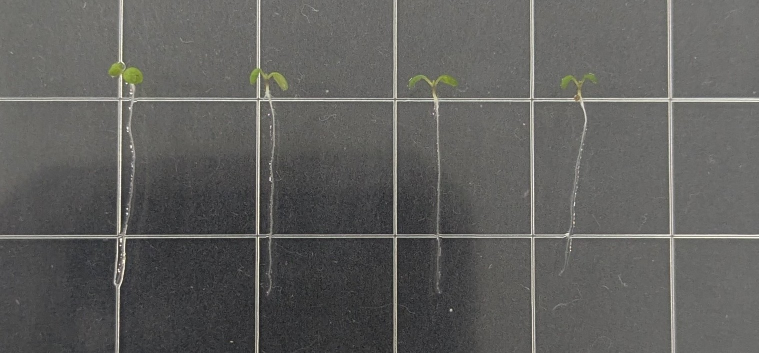
#> input picture before.jpg, 1517 x 706 px (shown at 1/2 size)
$ python analyze_petri_dish.py
#> lines starting #> are read from the running program, lines starting #| are printed output that depends on the picture; after the words box and inside, x2 and y2 are one past the last pixel; in counts of white or black regions, pixels touching at a corner belong together
#> in analyze_petri_dish_save_result, img_before is the input picture: shape (706, 1517, 3); mean B, G, R 93.3, 95.4, 95.8
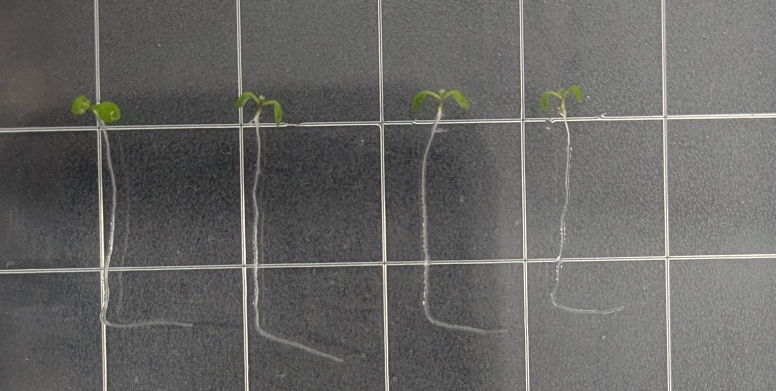
#> input picture after.jpg, 1552 x 781 px (shown at 1/2 size)
#> in analyze_petri_dish_save_result, img_after is the input picture: shape (781, 1552, 3); mean B, G, R 100.5, 102.5, 103
import cv2
import matplotlib.pyplot as plt
import numpy as np


def align_images(img_ref, img_target):
    """
    位置・サイズ・角度合わせ (AKAZE)
    """
    gray_ref = cv2.cvtColor(img_ref, cv2.COLOR_BGR2GRAY)
    gray_target = cv2.cvtColor(img_target, cv2.COLOR_BGR2GRAY)

    akaze = cv2.AKAZE_create()
    kp1, des1 = akaze.detectAndCompute(gray_ref, None)
#> kp1 = 648 keypoints; strongest (x, y, size): (902, 620, 4.8), (254, 427, 4.8), (247, 522, 8.1), (262, 293, 4.8)
    kp2, des2 = akaze.detectAndCompute(gray_target, None)
#> kp2 = 949 keypoints; strongest (x, y, size): (851, 527, 8.1), (847, 605, 5.7), (488, 538, 5.7), (851, 525, 11.4)

    bf = cv2.BFMatcher(cv2.NORM_HAMMING, crossCheck=True)
    matches = bf.match(des1, des2)
#> matches = 220 matches
    matches = sorted(matches, key=lambda x: x.distance)

    # 精度確保のため上位15%を利用
    good_matches = matches[:int(len(matches) * 0.15)]
#> good_matches = 33 matches

    if len(good_matches) < 4:
        h, w = img_ref.shape[:2]
        return cv2.resize(img_target, (w, h))

    src_pts = np.float32([kp2[m.trainIdx].pt for m in good_matches]).reshape(-1, 1, 2)
#> src_pts = 33 rows, first 8: [1321, 226], [1043.1, 514.1], [1321.5, 243], [860.7, 532.6], [1337.6, 225.5], [1323.7, 234.6], [763, 238.6], [1316.2, 221.6]
    dst_pts = np.float32([kp1[m.queryIdx].pt for m in good_matches]).reshape(-1, 1, 2)
#> dst_pts = 33 rows, first 8: [1331.7, 190.8], [783, 192], [1332, 207.4], [1334.5, 463.8], [1348.7, 190.8], [1337.4, 471.9], [1348, 199.1], [1326.5, 186.5]
    M, _ = cv2.findHomography(src_pts, dst_pts, cv2.RANSAC, 5.0)
#> M = [[0.996, 0.0242, 28.18], [0.0203, 0.99, -57.49], [6.21e-06, 2.09e-05, 1]]

    h, w = img_ref.shape[:2]
#> h = 706; w = 1517
    return cv2.warpPerspective(img_target, M, (w, h), borderMode=cv2.BORDER_REPLICATE)


def analyze_petri_dish_save_result(path_before, path_after):
    # 画像読み込み
    img_before = cv2.imread(path_before)
    img_after = cv2.imread(path_after)

    if img_before is None or img_after is None:
        print("画像が見つかりません。パスを確認してください。")
        return

    # 1. 位置合わせ
    print("位置合わせを実行中...")
    img_after_aligned = align_images(img_before, img_after)

    # 2. オプティカルフロー計算
    gray_before = cv2.cvtColor(img_before, cv2.COLOR_BGR2GRAY)
    gray_after = cv2.cvtColor(img_after_aligned, cv2.COLOR_BGR2GRAY)

    flow = cv2.calcOpticalFlowFarneback(
        prev=gray_after, next=gray_before, flow=None,
        pyr_scale=0.5, levels=3, winsize=15, iterations=3,
        poly_n=5, poly_sigma=1.2, flags=0
    )

    # Warping (Fitting)
    h, w = gray_before.shape
#> h = 706; w = 1517
    grid_x, grid_y = np.meshgrid(np.arange(w), np.arange(h))
    map_x = (grid_x + flow[..., 0]).astype(np.float32)
    map_y = (grid_y + flow[..., 1]).astype(np.float32)
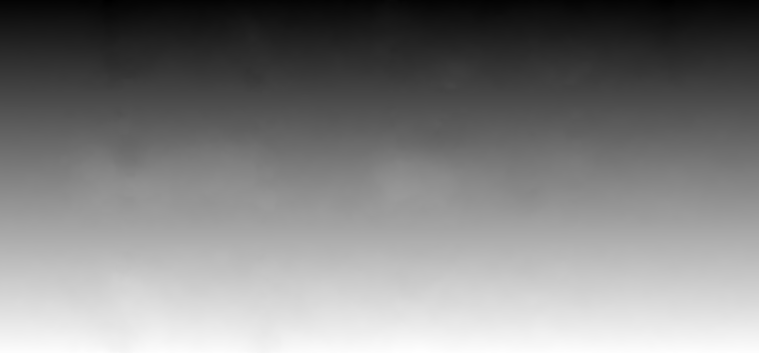
#> map_y: shape (706, 1517) float32 (shown at 1/2 size); min -12.35, max 711.3, mean 354; drawn with min black and max white

    warped_before = cv2.remap(img_before, map_x, map_y, interpolation=cv2.INTER_LINEAR)

    # 3. 差分の計算
    diff = cv2.absdiff(img_after_aligned, warped_before)
    diff_gray = cv2.cvtColor(diff, cv2.COLOR_BGR2GRAY)

    # ノイズ除去（閾値を少し高めに設定して細かいゴミを無視）
    _, diff_thresh = cv2.threshold(diff_gray, 30, 255, cv2.THRESH_BINARY)
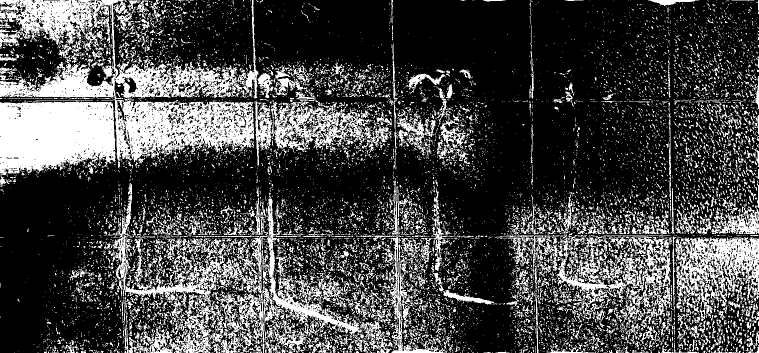
#> diff_thresh: shape (706, 1517) (shown at 1/2 size); 27.5% white; 11515 white regions (10418 under 20 px), largest, box (x1, y1, x2, y2) and area: (0, 0, 517, 327) 56068, (224, 366, 783, 706) 36360, (0, 204, 231, 350) 28782

    # 4. マージ処理（赤み抑制版）
    b, g, r = cv2.split(warped_before)

    # --- 調整エリア ---
    # 赤みの強さ係数（1.0〜2.0くらいが自然。前回は3.0でした）
    red_intensity = 1.5

    # 差分を増幅させる
    diff_boost = cv2.multiply(diff_gray, red_intensity)
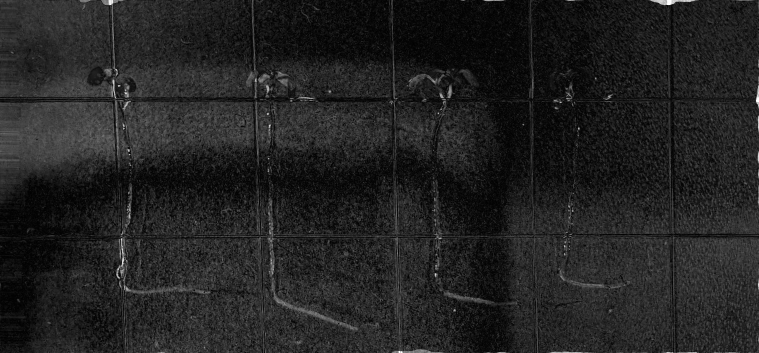
#> diff_boost: shape (706, 1517) (shown at 1/2 size); min 0, max 255, mean 34.1

    # Rチャネルには加算（赤くする）
    r_new = cv2.add(r, diff_boost)
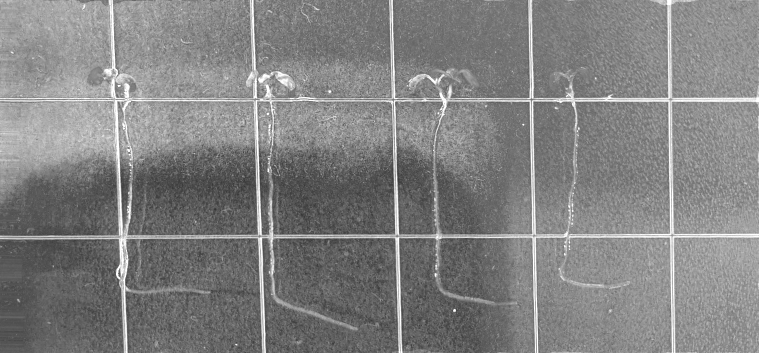
#> r_new: shape (706, 1517) (shown at 1/2 size); min 45, max 255, mean 129

    # BとGチャネルからは少しだけ減算する
    # ※白背景の場合、Rを足しても白(255,255,255)のまま変わらないため、
    #   BとGを少し下げることで相対的に赤く見せます。
    #   ただし、元画像を残すため減算係数は小さく(0.5)しています。
    diff_subtract = cv2.multiply(diff_gray, red_intensity * 0.5)

    # 型を合わせるために変換してから計算
    b_new = cv2.subtract(b, diff_subtract.astype(np.uint8))
    g_new = cv2.subtract(g, diff_subtract.astype(np.uint8))

    merged_result = cv2.merge((b_new, g_new, r_new))
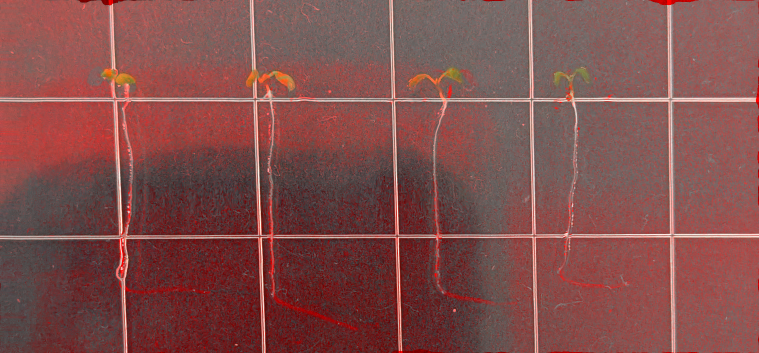
#> merged_result: shape (706, 1517, 3) (shown at 1/2 size); mean B, G, R 75.8, 77.9, 129
    # ------------------

    # 5. 画像の保存
    cv2.imwrite('diff_image.png', diff_gray)
    cv2.imwrite('merged_result.png', merged_result)
    print("画像を保存しました: diff_image.png, merged_result.png")

    # 6. 表示
    titles = ['Fitted Before', 'Aligned After', 'Diff (Saved)', 'Result (Saved)']
    images = [
        cv2.cvtColor(warped_before, cv2.COLOR_BGR2RGB),
        cv2.cvtColor(img_after_aligned, cv2.COLOR_BGR2RGB),
        diff_gray,
        cv2.cvtColor(merged_result, cv2.COLOR_BGR2RGB)
    ]

    plt.figure(figsize=(16, 8))
    for i in range(4):
        plt.subplot(2, 2, i + 1)
        if i == 2:
            plt.imshow(images[i], cmap='gray')
        else:
            plt.imshow(images[i])
        plt.title(titles[i])
        plt.axis('off')

    plt.tight_layout()

    save_path = 'comparison_result_all.png'
    plt.savefig(save_path, bbox_inches='tight', dpi=150)
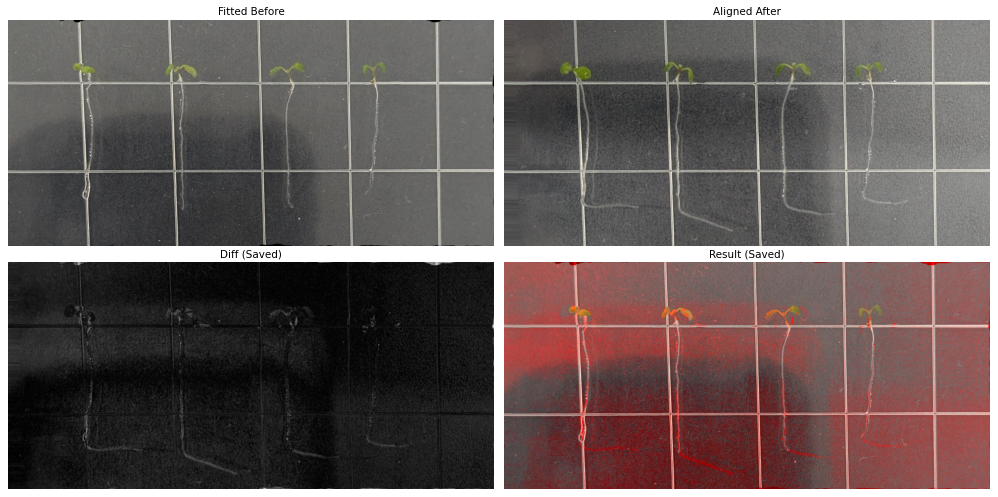
#> figure drawn by matplotlib, 4 panels
    print(f"4枚組み合わせた画像を保存しました: {save_path}")

    plt.show()


# 実行
analyze_petri_dish_save_result('before.jpg', 'after.jpg')
